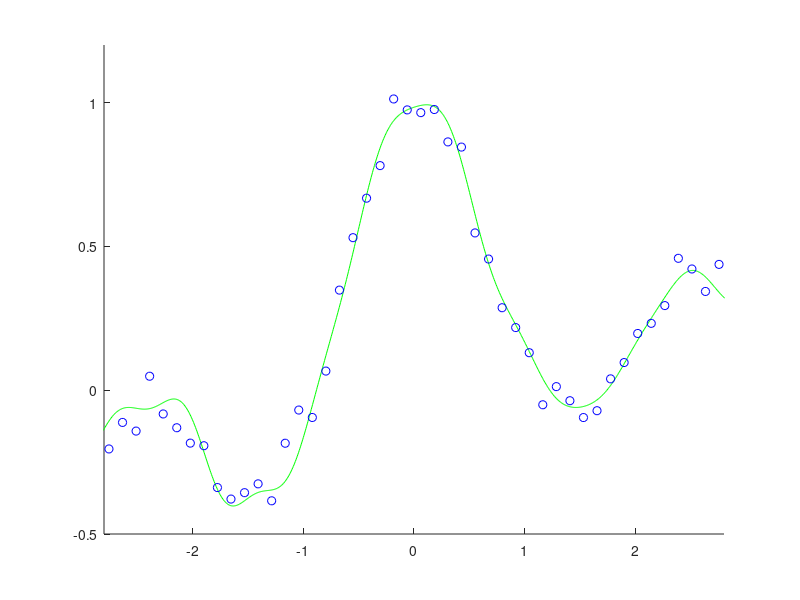

The MATLAB source for this figure:
n = 50; N = 1000; x = linspace(-3, 3, n)'; X = linspace(-3, 3, N)';
pix = pi * x; y = sin(pix) ./ (pix)+0.1 * x + 0.05 * randn(n, 1);
hh = 2 * 0.3^2; t0 = randn(n, 1); e = 0.1;

for o = 1:n*1000
  i = ceil(rand * n);
	ki=exp(-(x-x(i)).^ 2 / hh);
	t = t0 - e * ki * (ki' * t0 - y(i));
	if norm(t - t0) < 0.000001, break, end
	t0 = t;
end
K = exp(-(repmat(X .^ 2, 1, n) + repmat(x .^ 2', N, 1) - 2 * X * x') / hh);
F = K * t;

figure(1); clf; hold on; axis([-2.8 2.8 -0.5 1.2]);
plot(X, F, 'g-'); plot(x, y, 'bo');
